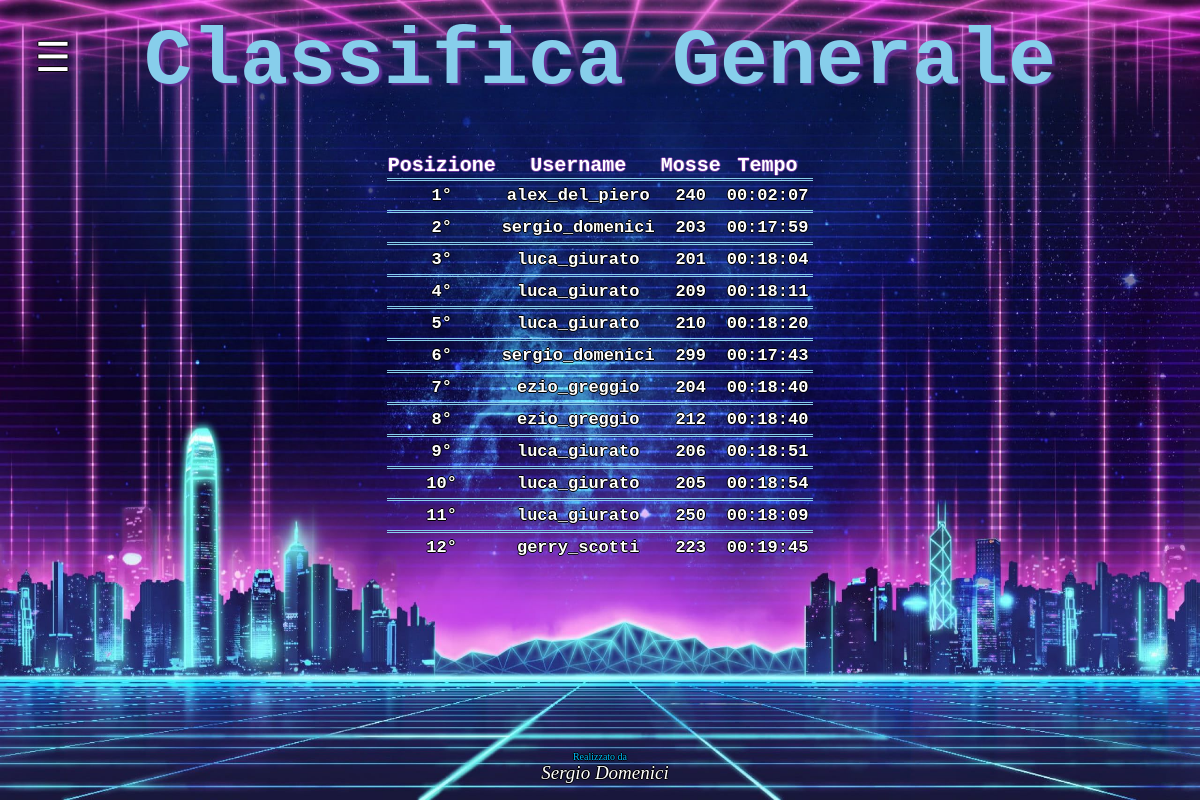
The app's page /php/Classifica.php with its own data.
### tables this page shows
CREATE TABLE `Game` (
  `Id_Game` int(11) NOT NULL		AUTO_INCREMENT ,
  `Spostamenti` int(11) NOT NULL,
  `Tempo` time NOT NULL,
  `Id_Player` int(11) NOT NULL,
  PRIMARY KEY (`Id_Game`),
  CONSTRAINT `FK_Player` FOREIGN KEY (`Id_Player`)  REFERENCES `Player` (`Id_Player`) ON UPDATE NO ACTION ON DELETE NO ACTION
);

CREATE TABLE `Player` (
  `Id_Player` int(11) NOT NULL	AUTO_INCREMENT,
  `Username` varchar(50) NOT NULL,
  `e-mail` varchar(50) NOT NULL,
  `Password` varchar(50) NOT NULL,
  `Adm` boolean NOT NULL,
  PRIMARY KEY (`Id_Player`)
);

### php/Classifica.php (the view, shortened to what this page needs)
<!DOCTYPE html>
<html lang="it">
	<head>
    	<link rel="stylesheet" href="../css/Classifica.css" type="text/css" media="screen">
  	</head>
	<body>
		<div id="main_page">
			<span onclick="openBar()">&#9776;</span>
			<h1>Classifica generale</h1>
			<?php
				$mysqli= new mysqli("localhost", "root", "", "progsergio");
				$query = "SELECT Id_Game, Tempo, Username, Spostamenti AS Spostamenti
						  FROM Game RIGHT OUTER JOIN Player ON Player.Id_Player = Game.Id_Player
						  WHERE Player.Id_Player != 6
						  ORDER BY (Spostamenti + Tempo)
						  LIMIT 12
						  ";
				$result = $mysqli->query($query);
				if ($result->num_rows != 0)
				{
					echo"<br>";
					echo"<br>";
					echo"<table>";
					echo"<tr>";
					echo"<th>Posizione</th>";
					echo"<th>Username</th>";
					echo"<th>Mosse</th>";
					echo"<th>Tempo</th>";
					echo"</tr>";
					for($i = 1; $row = $result->fetch_assoc(); $i++)
					{
						echo"<tr>";
						echo"<td>$i&deg;</td>";
						echo"<td>$row[Username]</td>";
						echo"<td>$row[Spostamenti]</td>";
						echo"<td>$row[Tempo]</td>";
						echo"</tr>";
					}
					echo"</table>";
					echo"<br><br>";
				}
				else
				{
					$message  = 'Query non valida: ' . $mysqli->error . 'Whole query: ' . $query . "\n" ;
					die($message);
				}
			?>
			<footer id ="footer">
				Realizzato da
				<address>
				<a id="mail" href="mailto:sedodome96@gmail.com">Sergio Domenici</a>
				</address>
			</footer>
		</div>
  	</body>
</html>

### css/Classifica.css (style rules this page uses)
html { height: 100%; box-sizing: border-box; }
body { position: relative; margin: 0; padding-bottom: 6rem; min-height: 100%; font-family: "Helvetica Neue", Arial, sans-serif; background: url(./sfondo.jpg) repeat center 0; color: black; text-align: center; background-size: 100% 100%; }
*, *:before, *:after { box-sizing: inherit; }
h1 { color:#87CEEB; font-family: courier; font-size: 80px; text-transform: capitalize; text-shadow: 3px 2px 2px #663399; margin: 0px; }
#main_page { transition: margin-left .5s; padding: 16px; }
footer { position: absolute; right: 0; bottom: 0; left: 0; margin-left:0px; text-align: center; padding: 16px; font-size: 10px; font-family: verdana; color:#00bfff; margin-top: 15px; text-shadow: -1px 0 black, 0 1px black, 1px 0 black, 0 -1px black; }
a { margin-left: 10px; font-size: 19px; font-family: verdana; color: white; text-decoration: none; }
span { text-shadow: -1px 0 black, 0 1px black, 1px 0 black, 0 -1px black; color: white; font-size:40px; cursor:pointer; position:absolute; left: 35px; top: 25px; }
table { border-collapse: collapse; background-size: 100%; position:relative; margin-left:auto; margin-right:auto; }
th { font-size: 20px; text-align:center; font-family: courier; color: white; font-weight: bold; text-shadow: -1px 0 #663399, 0 1px #663399, 1px 0 #663399, 0 -1px #663399; }
td { font-family: courier; color: white; font-weight: bold; text-shadow: -1px 0 black, 0 1px black, 1px 0 black, 0 -1px black; text-align:center; font-size: 17px; border-top: 3px double #87CEEB; padding: 5px; }

### records on screen
game: Id_Player.Username "alex_del_piero", Spostamenti "240", Tempo "00:02:07"
game: Id_Player.Username "sergio_domenici", Spostamenti "203", Tempo "00:17:59"
game: Id_Player.Username "luca_giurato", Spostamenti "201", Tempo "00:18:04"
game: Id_Player.Username "luca_giurato", Spostamenti "209", Tempo "00:18:11"
game: Id_Player.Username "luca_giurato", Spostamenti "210", Tempo "00:18:20"
game: Id_Player.Username "sergio_domenici", Spostamenti "299", Tempo "00:17:43"
game: Id_Player.Username "ezio_greggio", Spostamenti "204", Tempo "00:18:40"
game: Id_Player.Username "ezio_greggio", Spostamenti "212", Tempo "00:18:40"
game: Id_Player.Username "luca_giurato", Spostamenti "206", Tempo "00:18:51"
game: Id_Player.Username "luca_giurato", Spostamenti "205", Tempo "00:18:54"
game: Id_Player.Username "luca_giurato", Spostamenti "250", Tempo "00:18:09"
game: Id_Player.Username "gerry_scotti", Spostamenti "223", Tempo "00:19:45"
